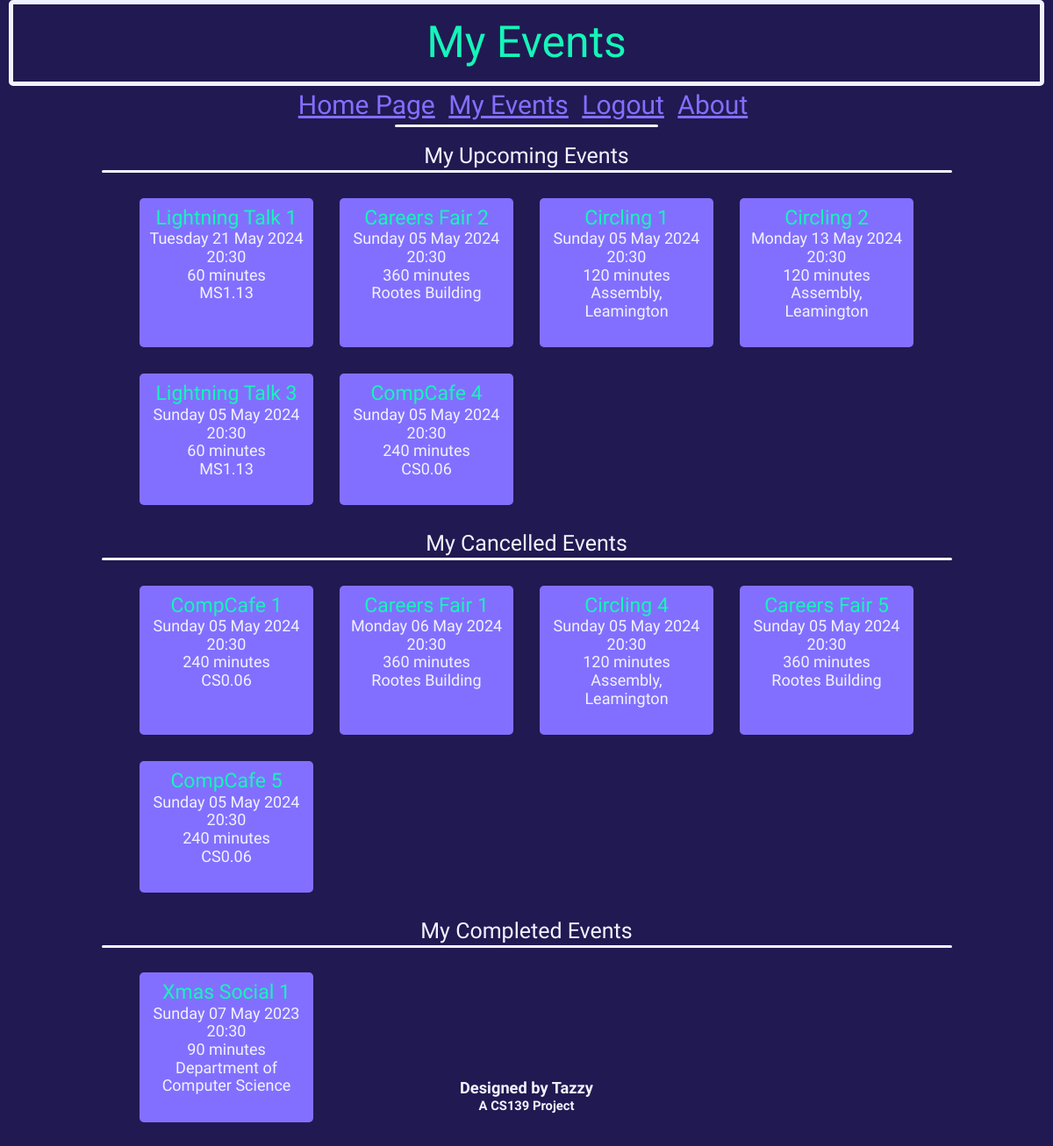
The page /myEvents (signed in) on the database as committed earlier.
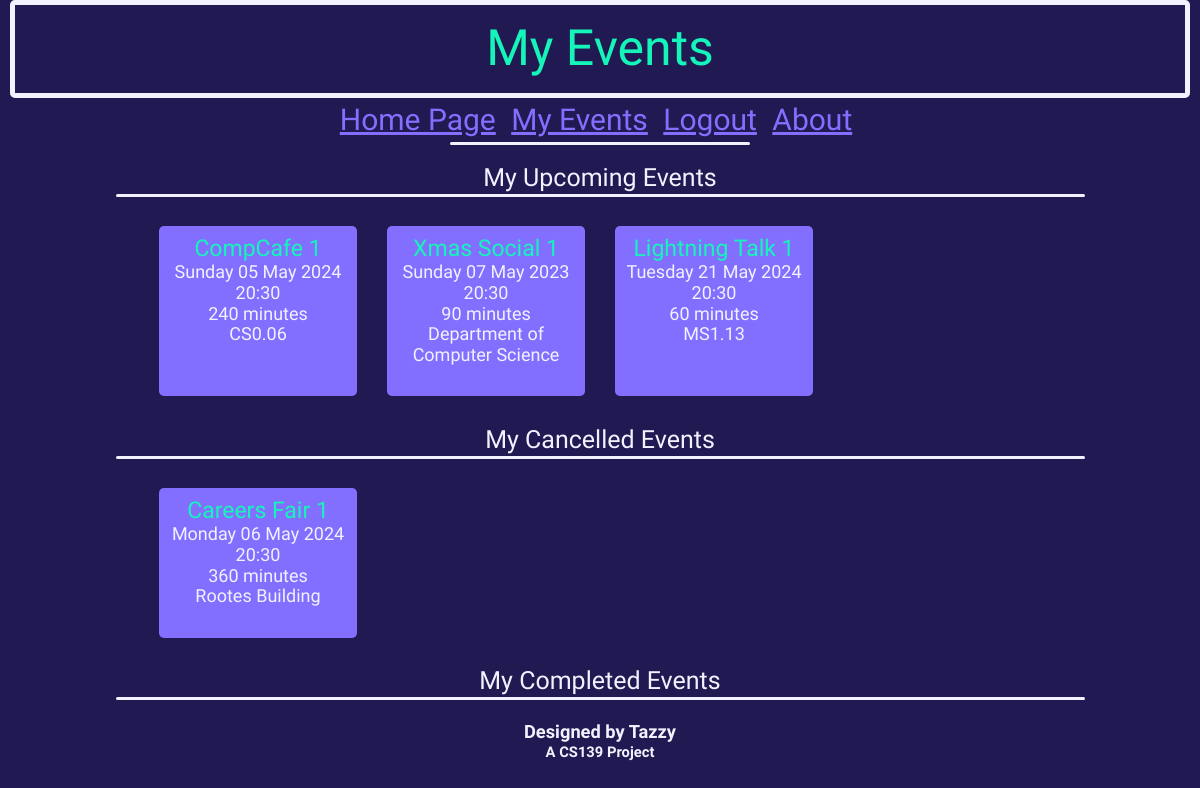
The same page on the database as committed later.
### db_definition.py (models this page shows, shortened)
class Event(db.Model):
    __tablename__ = "events"
    event_id = db.Column(db.Integer, primary_key = True)
    name = db.Column(db.String(20))
    dateTime = db.Column(db.DateTime)
    duration = db.Column(db.Integer) # Minutes
    capacity = db.Column(db.Integer)
    ticketsSold = db.Column(db.Integer)
    location = db.Column(db.String(50))

### eventbyte.py (the view)
@app.route('/myEvents')
def myEvents():
    if not current_user.is_authenticated:
        return redirect('/')
    updateTickets()
    completedEvents = db.session.query(Event).join(Ticket, Event.event_id == Ticket.event_id).where(Ticket.user_id == current_user.user_id).where(Ticket.status == "Completed")
    cancelledEvents = db.session.query(Event).join(Ticket, Event.event_id == Ticket.event_id).where(Ticket.user_id == current_user.user_id).where(Ticket.status == "Cancelled")
    upcomingEvents = db.session.query(Event).join(Ticket, Event.event_id == Ticket.event_id).where(Ticket.user_id == current_user.user_id).where(Ticket.status == "Upcoming")
    return render_template('boughtEventsView.html', completedEvents=completedEvents, cancelledEvents=cancelledEvents, upcomingEvents=upcomingEvents, currTime = datetime.datetime(datetime.MINYEAR, 1, 1))

### eventbyte.py (called while the page is built)
@loginManager.user_loader
def loadUser(user_id):
    return User.query.get(int(user_id))

def updateTickets():
    events = Event.query.all()
    for event in events:
        ticketNum = db.session.query(Ticket).where(Ticket.event_id == event.event_id, Ticket.status == "Upcoming").count()
        event.ticketsSold = ticketNum
        if event.ticketsSold >= (0.95 * event.capacity):
            sendEmail(user=User.query.filter_by(userClass="super").first(), event=event, EVENTNEARFULL=True)
        if event.dateTime <= datetime.datetime.now():
            tickets = db.session.query(Ticket).where(Ticket.event_id == event.event_id)
            for ticket in tickets:
                ticket.status = "Completed"
    db.session.commit()

### templates/boughtEventsView.html (shortened to what this page needs)
{% extends "base.html" %}
{% block heading %}
    <div class="title subtitle">
        My Events
    </div>
{% endblock %}
{% block content %}
    <br>
    <div id="allMyEvents" class="loginFlashes">
        <button class="eventSecTitle" id="upcoming">My Upcoming Events</button>
        <div id="longUnderline"></div><br>
        <div id="upcomingEvents">
            {% with events=upcomingEvents %}
                {% include "eventList.html" %}
            {% endwith %}
        </div><br>
        <button class="eventSecTitle" id="cancelled">My Cancelled Events</button>
        <div id="longUnderline"></div><br>
        <div id="cancelledEvents">
            {% with events=cancelledEvents %}
                {% include "eventList.html" %}
            {% endwith %}
        </div><br>
        <button class="eventSecTitle" id="completed">My Completed Events</button>
        <div id="longUnderline"></div><br>
        <div id="completedEvents">
            {% with events=completedEvents %}
                {% include "eventList.html" %}
            {% endwith %}
        </div><br>
    </div>
{% endblock %}

### templates/eventList.html (shortened to what this page needs)
<div class="eventsList">
    {% for event in events %}
        {% if event.dateTime > currTime %}
            <div class="event">
                <a href="/viewEvent?eventid={{event.event_id}}" style="text-decoration: none;"><span class="titleRef" style="font-size: 23px;">{{ event.name }}</span></a><br>
                {{ event.dateTime.strftime('%A') }} {{ event.dateTime.strftime('%d') }} {{ event.dateTime.strftime('%b') }} {{ event.dateTime.strftime('%Y') }}<br>
                {{ event.dateTime.strftime('%H') }}:{{ event.dateTime.strftime('%M') }}<br>
                {{ event.duration }} minutes<br>
                {{ event.location }}<br>
                {% if current_user.userClass == "super" %}
                    {{ event.capacity - event.ticketsSold }} seats left<br><br>
                {% elif event.ticketsSold == event.capacity %}
                    <span style="color: red;"><strong>SOLD OUT</strong></span><br>
                {% elif (event.ticketsSold >= (0.95 * event.capacity)) %}
                    <span style="color: red;"><strong>TICKETS LOW</strong></span><br>{{event.capacity - event.ticketsSold}} tickets left.<br>
                {% else %}
                    <br>
                {% endif %}
            </div>
        {% endif %}
    {% endfor %}
</div>

Rows that differ between the two databases and show on the page:
no longer on this page (row edited): Event: name "Careers Fair 2", dateTime "Sunday", dateTime "05", dateTime "May", dateTime "2024", dateTime "20", dateTime "30", duration "360", location "Rootes Building"
no longer on this page (row edited): Event: name "Circling 1", dateTime "Sunday", dateTime "05", dateTime "May", dateTime "2024", dateTime "20", dateTime "30", duration "120", location "Assembly, Leamington"
no longer on this page (row edited): Event: name "Circling 2", dateTime "Monday", dateTime "13", dateTime "May", dateTime "2024", dateTime "20", dateTime "30", duration "120", location "Assembly, Leamington"
no longer on this page (row edited): Event: name "Lightning Talk 3", dateTime "Sunday", dateTime "05", dateTime "May", dateTime "2024", dateTime "20", dateTime "30", duration "60", location "MS1.13"
no longer on this page (row edited): Event: name "CompCafe 4", dateTime "Sunday", dateTime "05", dateTime "May", dateTime "2024", dateTime "20", dateTime "30", duration "240", location "CS0.06"
no longer on this page (row unchanged): Event: name "Circling 4", dateTime "Sunday", dateTime "05", dateTime "May", dateTime "2024", dateTime "20", dateTime "30", duration "120", location "Assembly, Leamington"
no longer on this page (row unchanged): Event: name "Careers Fair 5", dateTime "Sunday", dateTime "05", dateTime "May", dateTime "2024", dateTime "20", dateTime "30", duration "360", location "Rootes Building"
no longer on this page (row unchanged): Event: name "CompCafe 5", dateTime "Sunday", dateTime "05", dateTime "May", dateTime "2024", dateTime "20", dateTime "30", duration "240", location "CS0.06"
shown differently, row unchanged: Event "CompCafe 1": moves up the list
shown differently, row unchanged: Event "Xmas Social 1": moves up the list
